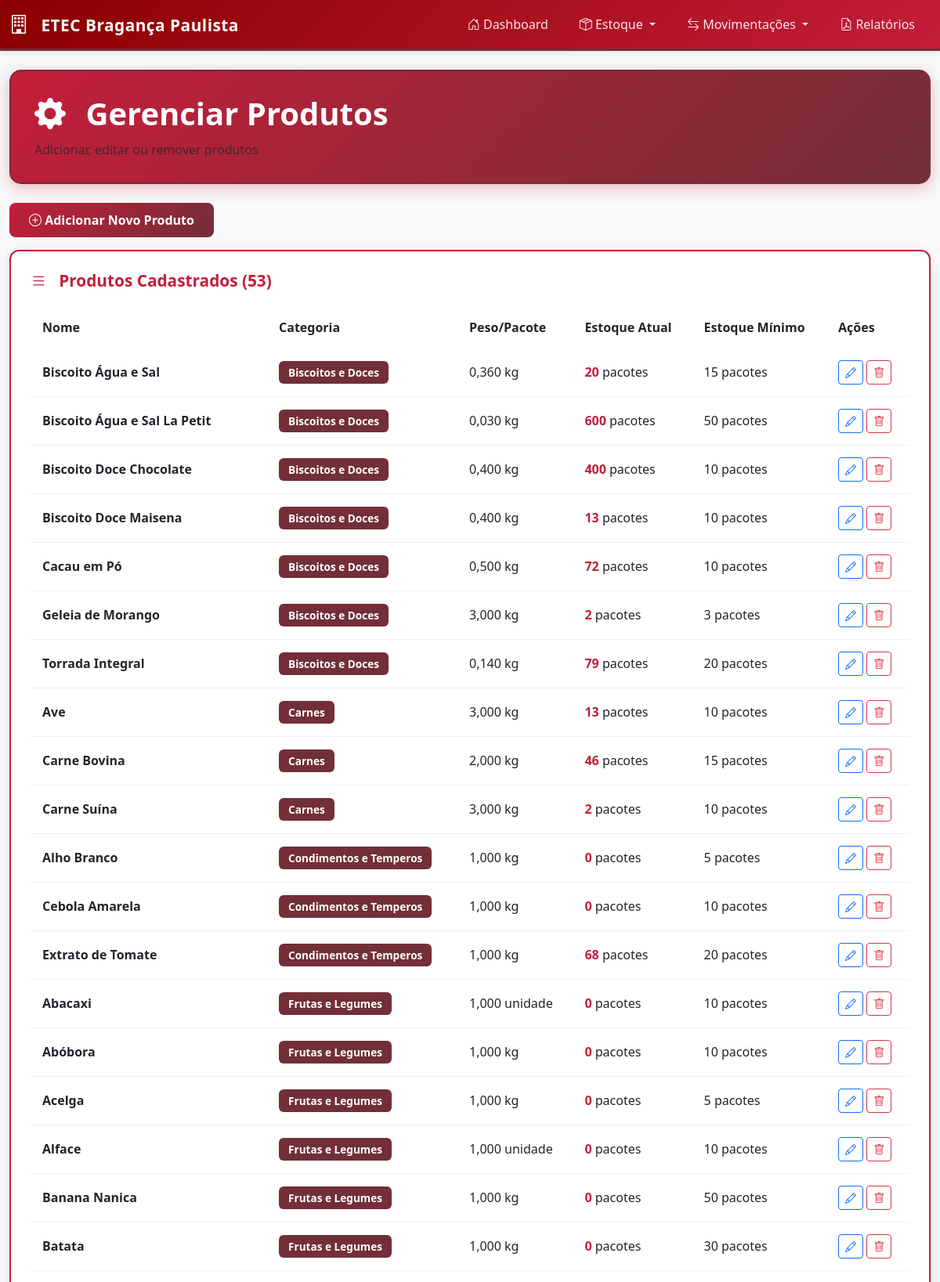
/produtos.php (upper part), run on the app's committed database.
### tables this page shows
CREATE TABLE `produtos` (
  `id` int(11) NOT NULL,
  `nome` varchar(200) NOT NULL,
  `categoria_id` int(11) NOT NULL,
  `peso_pacote` decimal(10,3) NOT NULL COMMENT 'Peso em kg ou ml',
  `unidade_medida` enum('kg','g','ml','l','unidade') DEFAULT 'kg',
  `estoque_atual` int(11) DEFAULT 0 COMMENT 'Quantidade em pacotes',
  `estoque_minimo` int(11) DEFAULT 10,
  `ativo` tinyint(1) DEFAULT 1,
  `created_at` timestamp NOT NULL DEFAULT current_timestamp(),
  `updated_at` timestamp NOT NULL DEFAULT current_timestamp() ON UPDATE current_timestamp()
);

CREATE TABLE `categorias` (
  `id` int(11) NOT NULL,
  `nome` varchar(100) NOT NULL,
  `cor` varchar(7) DEFAULT '#8B0000',
  `created_at` timestamp NOT NULL DEFAULT current_timestamp()
);

### config.php (called while the page is built, shortened)
<?php
function formatarNumero($numero, $decimais = 2) {
    return number_format($numero, $decimais, ',', '.');
}
?>

### produtos.php (the view, shortened to what this page needs)
<?php
require_once 'config.php';
$db = Database::getInstance()->getConnection();
$stmt = $db->query("
    SELECT p.*, c.nome as categoria_nome
    FROM produtos p
    INNER JOIN categorias c ON p.categoria_id = c.id
    WHERE p.ativo = TRUE
    ORDER BY c.nome, p.nome
");
$produtos = $stmt->fetchAll();
?>
<!DOCTYPE html>
<html lang="pt-BR">
<head>
    <link href="https://cdn.jsdelivr.net/npm/bootstrap@5.3.0/dist/css/bootstrap.min.css" rel="stylesheet">
    <link rel="stylesheet" href="https://cdn.jsdelivr.net/npm/bootstrap-icons@1.11.0/font/bootstrap-icons.css">
    <link rel="stylesheet" href="assets/css/style.css">
</head>
<body>
    <?php include 'includes/navbar.php'; ?>
    <div class="container-fluid py-4">
        <div class="row mb-4">
            <div class="col-12">
                <div class="header-card">
                    <h1><i class="bi bi-gear-fill"></i> Gerenciar Produtos</h1>
                    <p class="text-muted mb-0">Adicionar, editar ou remover produtos</p>
                </div>
            </div>
        </div>
        <div class="row">
            <div class="col-12 mb-3">
                <button class="btn btn-etec" data-bs-toggle="modal" data-bs-target="#modalAdicionar">
                    <i class="bi bi-plus-circle"></i> Adicionar Novo Produto
                </button>
            </div>
        </div>
        <div class="card-custom">
            <h5><i class="bi bi-list"></i> Produtos Cadastrados (<?php echo count($produtos); ?>)</h5>
            <div class="table-responsive">
                <table class="table table-hover">
                    <thead>
                        <tr>
                            <th>Nome</th>
                            <th>Categoria</th>
                            <th>Peso/Pacote</th>
                            <th>Estoque Atual</th>
                            <th>Estoque Mínimo</th>
                            <th>Ações</th>
                        </tr>
                    </thead>
                    <tbody>
                        <?php foreach ($produtos as $prod): ?>
                            <tr>
                                <td><strong><?php echo htmlspecialchars($prod['nome']); ?></strong></td>
                                <td>
                                    <span class="badge" style="background-color: var(--etec-wine);">
                                        <?php echo htmlspecialchars($prod['categoria_nome']); ?>
                                    </span>
                                </td>
                                <td>
                                    <?php echo formatarNumero($prod['peso_pacote'], 3); ?>
                                    <?php echo $prod['unidade_medida']; ?>
                                </td>
                                <td>
                                    <span class="fw-bold" style="color: var(--etec-red);">
                                        <?php echo $prod['estoque_atual']; ?>
                                    </span> pacotes
                                </td>
                                <td><?php echo $prod['estoque_minimo']; ?> pacotes</td>
                                <td>
                                    <button class="btn btn-sm btn-outline-primary"
                                            onclick="editarProduto(<?php echo htmlspecialchars(json_encode($prod)); ?>)">
                                        <i class="bi bi-pencil"></i>
                                    </button>
                                    <button class="btn btn-sm btn-outline-danger"
                                            onclick="excluirProduto(<?php echo $prod['id']; ?>, '<?php echo htmlspecialchars($prod['nome']); ?>')">
                                        <i class="bi bi-trash"></i>
                                    </button>
                                </td>
                            </tr>
                        <?php endforeach; ?>
                    </tbody>
                </table>
            </div>
        </div>
    </div>
</body>
</html>

### assets/css/style.css (style rules this page uses)
:root { --etec-red: #C41E3A; --etec-dark-red: #8B0000; --etec-wine: #722F37; --etec-light-red: #DC143C; --etec-black: #1a1a1a; --etec-white: #ffffff; --etec-gray: #f8f9fa; }
* { margin: 0; padding: 0; box-sizing: border-box; }
body { font-family: 'Segoe UI', Tahoma, Geneva, Verdana, sans-serif; background-color: var(--etec-gray); color: var(--etec-black); }
.header-card { background: linear-gradient(135deg, var(--etec-red) 0%, var(--etec-wine) 100%); padding: 30px; border-radius: 15px; color: var(--etec-white); box-shadow: 0 5px 20px rgba(196, 30, 58, 0.3); border: 2px solid var(--etec-wine); }
.header-card h1 { font-size: 2.5rem; font-weight: 700; margin-bottom: 10px; }
.header-card h1 i { margin-right: 15px; }
.card-custom { background: var(--etec-white); padding: 25px; border-radius: 12px; box-shadow: 0 3px 15px rgba(0,0,0,0.1); border: 2px solid var(--etec-red); margin-bottom: 20px; }
.card-custom h5 { color: var(--etec-red); font-weight: 700; margin-bottom: 20px; font-size: 1.3rem; }
.card-custom h5 i { margin-right: 10px; }
.table { margin-bottom: 0; }
.table thead { background: linear-gradient(135deg, var(--etec-red), var(--etec-wine)); color: var(--etec-white); }
.table thead th { border: none; font-weight: 600; padding: 15px; }
.table tbody tr { transition: all 0.3s ease; }
.table tbody td { padding: 15px; vertical-align: middle; border-color: #f0f0f0; }
.badge { padding: 8px 12px; font-weight: 600; font-size: 0.85rem; }
.btn-etec { background: linear-gradient(135deg, var(--etec-red), var(--etec-wine)); color: var(--etec-white); border: none; padding: 10px 25px; font-weight: 600; border-radius: 8px; transition: all 0.3s ease; }

### data on the page
produtos: nome "Biscoito Água e Sal", categoria.nome "Biscoitos e Doces", peso_pacote "0,360", unidade_medida "kg", estoque_atual "20", estoque_minimo "15"
produtos: nome "Biscoito Água e Sal La Petit", categoria.nome "Biscoitos e Doces", peso_pacote "0,030", unidade_medida "kg", estoque_atual "600", estoque_minimo "50"
produtos: nome "Biscoito Doce Chocolate", categoria.nome "Biscoitos e Doces", peso_pacote "0,400", unidade_medida "kg", estoque_atual "400", estoque_minimo "10"
produtos: nome "Biscoito Doce Maisena", categoria.nome "Biscoitos e Doces", peso_pacote "0,400", unidade_medida "kg", estoque_atual "13", estoque_minimo "10"
produtos: nome "Cacau em Pó", categoria.nome "Biscoitos e Doces", peso_pacote "0,500", unidade_medida "kg", estoque_atual "72", estoque_minimo "10"
produtos: nome "Geleia de Morango", categoria.nome "Biscoitos e Doces", peso_pacote "3,000", unidade_medida "kg", estoque_atual "2", estoque_minimo "3"
produtos: nome "Torrada Integral", categoria.nome "Biscoitos e Doces", peso_pacote "0,140", unidade_medida "kg", estoque_atual "79", estoque_minimo "20"
produtos: nome "Ave", categoria.nome "Carnes", peso_pacote "3,000", unidade_medida "kg", estoque_atual "13", estoque_minimo "10"
produtos: nome "Carne Bovina", categoria.nome "Carnes", peso_pacote "2,000", unidade_medida "kg", estoque_atual "46", estoque_minimo "15"
produtos: nome "Carne Suína", categoria.nome "Carnes", peso_pacote "3,000", unidade_medida "kg", estoque_atual "2", estoque_minimo "10"
produtos: nome "Alho Branco", categoria.nome "Condimentos e Temperos", peso_pacote "1,000", unidade_medida "kg", estoque_atual "0", estoque_minimo "5"
produtos: nome "Cebola Amarela", categoria.nome "Condimentos e Temperos", peso_pacote "1,000", unidade_medida "kg", estoque_atual "0", estoque_minimo "10"
produtos: nome "Extrato de Tomate", categoria.nome "Condimentos e Temperos", peso_pacote "1,000", unidade_medida "kg", estoque_atual "68", estoque_minimo "20"
produtos: nome "Abacaxi", categoria.nome "Frutas e Legumes", peso_pacote "1,000", unidade_medida "unidade", estoque_atual "0", estoque_minimo "10"
produtos: nome "Abóbora", categoria.nome "Frutas e Legumes", peso_pacote "1,000", unidade_medida "kg", estoque_atual "0", estoque_minimo "10"
produtos: nome "Acelga", categoria.nome "Frutas e Legumes", peso_pacote "1,000", unidade_medida "kg", estoque_atual "0", estoque_minimo "5"
produtos: nome "Alface", categoria.nome "Frutas e Legumes", peso_pacote "1,000", unidade_medida "unidade", estoque_atual "0", estoque_minimo "10"
produtos: nome "Banana Nanica", categoria.nome "Frutas e Legumes", peso_pacote "1,000", unidade_medida "kg", estoque_atual "0", estoque_minimo "50"
produtos: nome "Batata", categoria.nome "Frutas e Legumes", peso_pacote "1,000", unidade_medida "kg", estoque_atual "0", estoque_minimo "30"

### other printed values
count($produtos) "53"
